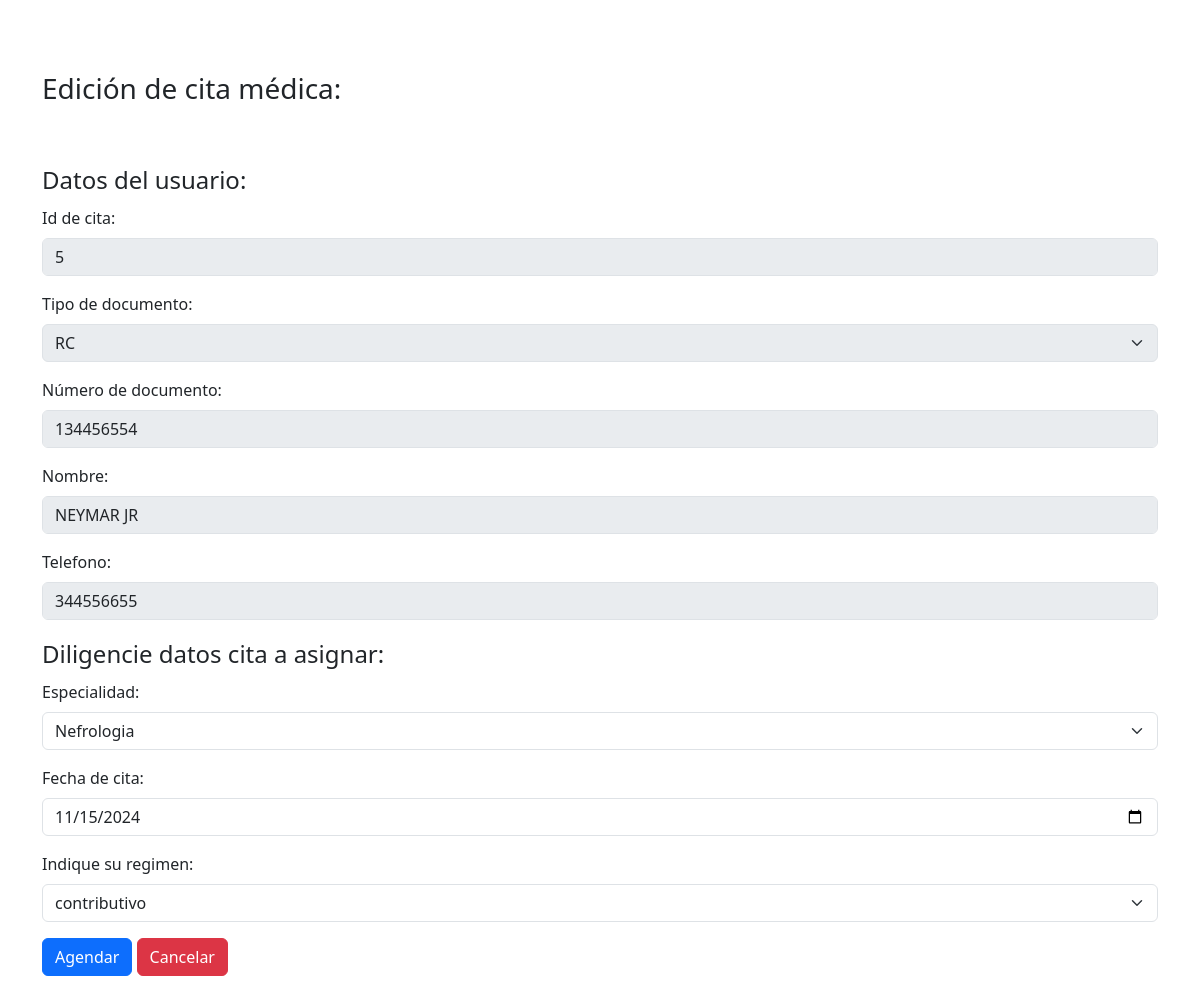
Page /php/editar.php?id=5 (signed in) on the committed database.
### tables this page shows
CREATE TABLE `citas` (
  `id` int(11) NOT NULL,
  `usuario_id` int(50) NOT NULL,
  `tipo_documento` varchar(50) NOT NULL,
  `nombre_usuario` varchar(50) NOT NULL,
  `telefono` int(50) NOT NULL,
  `fecha_cita` date NOT NULL,
  `especialidad` varchar(50) NOT NULL,
  `valor_consulta` int(11) NOT NULL,
  `regimen` varchar(50) NOT NULL
);

### php/editar.php (the view, shortened to what this page needs)
<?php
include("conexion.php");
$id = $_GET['id'];
$editar_cita = "SELECT * FROM citas WHERE id = '$id'";
$ejecutar5 = mysqli_query($conexion,$editar_cita);
$fila = mysqli_fetch_array($ejecutar5);
?>
<!doctype html>
<html lang="en">
    <head>
        <link
            href="https://cdn.jsdelivr.net/npm/bootstrap@5.3.2/dist/css/bootstrap.min.css"
            rel="stylesheet"
        />
    </head>
    <body><br>
        <main class="container my-4"><br>
            <h3>
                Edici&oacute;n de cita m&eacute;dica:
            </h3>
            <br>
            <br>
            <form action="actualizar.php" method="post">
                <fieldset>
                  <legend>Datos del usuario:</legend><br>
                  <div class="mb-3">
                      <label for="" class="form-label">Id de cita:</label>
                      <input
                          type="number"
                          class="form-control"
                          name="id"
                          disabled
                          value="<?= $fila['id'] ?>"
                          id=""
                          placeholder="id"
                      />
                    </div>
                    <div class="mb-3">
                      <label for="tipo_documento" class="form-label">Tipo de documento:</label>
                      <select
                        id="tipo_documento"
                        class="form-select"
                        name="tipo_documento_slc"
                        disabled
                        >
                        <option value=""><?= $fila['tipo_documento']?></option>
                      </select>
                    </div>
                    <div class="mb-3">
                      <label for="documento" class="form-label">N&uacute;mero de documento:</label>
                      <input
                          type="number"
                          class="form-control"
                          name="documento_num"
                          id="documento"
                          disabled
                          value="<?= $fila['usuario_id']?>"
                          placeholder="Ingrese documento"
                      />
                    </div>
                    <div class="mb-3">
                      <label for="nombre" class="form-label">Nombre:</label>
                      <input
                          type="text"
                          class="form-control"
                          name="nombre_txt"
                          id="nombre"
                          disabled
                          value="<?= $fila['nombre_usuario'] ?>"
                          placeholder="Ingrese nombre de usuario"
                      />
                    </div>
                    <div class="mb-3">
                      <label for="telefono" class="form-label">Telefono:</label>
                      <input
                          type="number"
                          class="form-control"
                          name="telefono_num"
                          disabled
                          value="<?= $fila['telefono'] ?>"
                          id="telefono"
                          placeholder="Ingrese numero de telefono"
                      />
                    </div>
                  <legend>Diligencie datos cita a asignar:</legend>
                  <div class="mb-3">
                      <label for="especialidad" class="form-label">Especialidad:</label>
                      <select
                        id="especialidad"
                        class="form-select"
                        name="especialidad_slc"
                        >
                        <option value=""><?= $fila['especialidad'] ?></option>
                      </select>
                    </div>
                    <div class="mb-3">
                      <label for="fecha_cita" class="form-label">Fecha de cita:</label>
                      <input
                          type="date"
                          class="form-control"
                          name="fecha_cita_txt"
                          value="<?= $fila['fecha_cita'] ?>"
                          id="fecha_cita"
                      />
                    </div>
                    <div class="mb-3">
                      <label for="regimen" class="form-label">Indique su regimen:</label>
                      <select
                        id="regimen"
                        class="form-select"
                        name="regimen_txt"
                        >
                        <option value="<?= $fila['regimen'] ?>"><?= $fila['regimen'] ?></option>
                      </select>
                    </div>
                    <button
                     type="submit"
                     class="btn btn-primary">Agendar</button>
                     <a
                            name=""
                            id=""
                            class="btn btn-danger"
                            href="ver-cita.php"
                            role="button"
                            >Cancelar</a
                        >
                </fieldset>
            </form>
        </main>
    </body>
</html>

### rows in the picture
citas: id "5", tipo_documento_slc "RC", documento_num "134456554", nombre_txt "NEYMAR JR", telefono_num "344556655", especialidad_slc "Nefrologia", fecha_cita_txt "11/15/2024", regimen_txt "contributivo"
